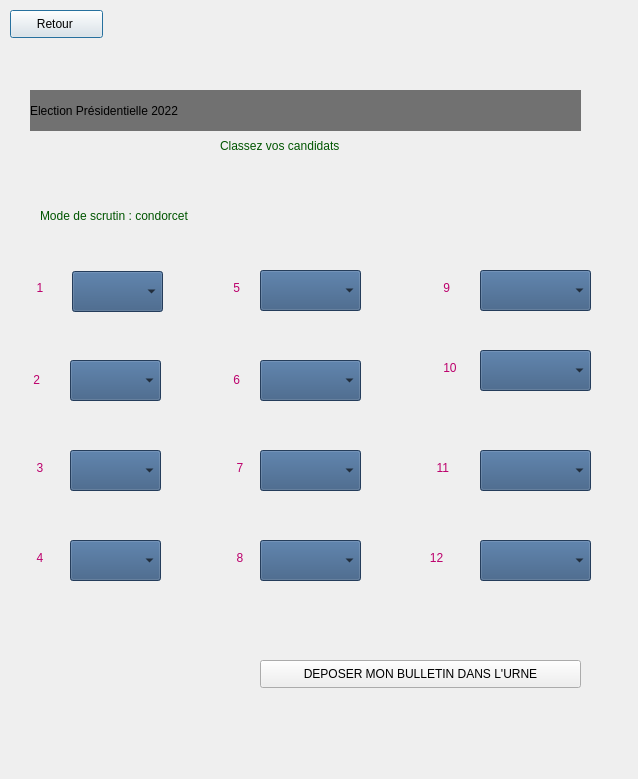
<?xml version="1.0" encoding="UTF-8"?>
<ui version="4.0">
 <class>Dialog</class>
 <widget class="QDialog" name="Dialog">
  <property name="geometry">
   <rect>
    <x>0</x>
    <y>0</y>
    <width>638</width>
    <height>779</height>
   </rect>
  </property>
  <property name="windowTitle">
   <string>Dialog</string>
  </property>
  <widget class="QWidget" name="widget" native="true">
   <property name="geometry">
    <rect>
     <x>0</x>
     <y>0</y>
     <width>640</width>
     <height>782</height>
    </rect>
   </property>
   <widget class="QLabel" name="label_5">
    <property name="geometry">
     <rect>
      <x>470</x>
      <y>430</y>
      <width>221</width>
      <height>20</height>
     </rect>
    </property>
    <property name="styleSheet">
     <string notr="true">font: 12pt &quot;MS Shell Dlg 2&quot;;
color: rgb(255, 0, 0);
color: rgb(255, 0, 0);</string>
    </property>
    <property name="text">
     <string/>
    </property>
   </widget>
   <widget class="QLabel" name="label">
    <property name="geometry">
     <rect>
      <x>30</x>
      <y>90</y>
      <width>551</width>
      <height>41</height>
     </rect>
    </property>
    <property name="styleSheet">
     <string notr="true">color: rgb(0, 0, 0);
alternate-background-color: rgb(93, 93, 93);
background-color: rgb(113, 113, 113);
font: 8pt &quot;Kristen ITC&quot;;
font: 24pt &quot;Kristen ITC&quot;;
</string>
    </property>
    <property name="text">
     <string>Election Présidentielle 2022</string>
    </property>
   </widget>
   <widget class="QLabel" name="label_3">
    <property name="geometry">
     <rect>
      <x>220</x>
      <y>130</y>
      <width>151</width>
      <height>31</height>
     </rect>
    </property>
    <property name="styleSheet">
     <string notr="true">color: rgb(0, 85, 0);
font: 8pt &quot;Kristen ITC&quot;;
font: 8pt &quot;Kristen ITC&quot;;</string>
    </property>
    <property name="text">
     <string>Classez vos candidats</string>
    </property>
   </widget>
   <widget class="QLabel" name="label_4">
    <property name="geometry">
     <rect>
      <x>40</x>
      <y>190</y>
      <width>181</width>
      <height>51</height>
     </rect>
    </property>
    <property name="styleSheet">
     <string notr="true">color: rgb(0, 85, 0);
font: 8pt &quot;Kristen ITC&quot;;
font: 8pt &quot;Kristen ITC&quot;;</string>
    </property>
    <property name="text">
     <string>Mode de scrutin : condorcet</string>
    </property>
   </widget>
   <widget class="QComboBox" name="comboBoxC1">
    <property name="geometry">
     <rect>
      <x>72</x>
      <y>271</y>
      <width>91</width>
      <height>41</height>
     </rect>
    </property>
    <property name="styleSheet">
     <string notr="true">background-color: rgb(0, 85, 255);
background-color: rgb(0, 0, 0);
background-color: rgb(52, 86, 127);</string>
    </property>
   </widget>
   <widget class="QComboBox" name="comboBoxC5">
    <property name="geometry">
     <rect>
      <x>260</x>
      <y>270</y>
      <width>101</width>
      <height>41</height>
     </rect>
    </property>
    <property name="styleSheet">
     <string notr="true">background-color: rgb(0, 85, 255);
background-color: rgb(0, 0, 0);
background-color: rgb(52, 86, 127);</string>
    </property>
   </widget>
   <widget class="QComboBox" name="comboBoxC9">
    <property name="geometry">
     <rect>
      <x>480</x>
      <y>270</y>
      <width>111</width>
      <height>41</height>
     </rect>
    </property>
    <property name="styleSheet">
     <string notr="true">background-color: rgb(0, 85, 255);
background-color: rgb(0, 0, 0);
background-color: rgb(52, 86, 127);</string>
    </property>
   </widget>
   <widget class="QComboBox" name="comboBoxC2">
    <property name="geometry">
     <rect>
      <x>70</x>
      <y>360</y>
      <width>91</width>
      <height>41</height>
     </rect>
    </property>
    <property name="styleSheet">
     <string notr="true">background-color: rgb(0, 85, 255);
background-color: rgb(0, 0, 0);
background-color: rgb(52, 86, 127);</string>
    </property>
   </widget>
   <widget class="QComboBox" name="comboBoxC6">
    <property name="geometry">
     <rect>
      <x>260</x>
      <y>360</y>
      <width>101</width>
      <height>41</height>
     </rect>
    </property>
    <property name="styleSheet">
     <string notr="true">background-color: rgb(0, 85, 255);
background-color: rgb(0, 0, 0);
background-color: rgb(52, 86, 127);</string>
    </property>
   </widget>
   <widget class="QComboBox" name="comboBoxC10">
    <property name="geometry">
     <rect>
      <x>480</x>
      <y>350</y>
      <width>111</width>
      <height>41</height>
     </rect>
    </property>
    <property name="styleSheet">
     <string notr="true">background-color: rgb(0, 85, 255);
background-color: rgb(0, 0, 0);
background-color: rgb(52, 86, 127);</string>
    </property>
   </widget>
   <widget class="QComboBox" name="comboBoxC3">
    <property name="geometry">
     <rect>
      <x>70</x>
      <y>450</y>
      <width>91</width>
      <height>41</height>
     </rect>
    </property>
    <property name="styleSheet">
     <string notr="true">background-color: rgb(0, 85, 255);
background-color: rgb(0, 0, 0);
background-color: rgb(52, 86, 127);</string>
    </property>
   </widget>
   <widget class="QComboBox" name="comboBoxC7">
    <property name="geometry">
     <rect>
      <x>260</x>
      <y>450</y>
      <width>101</width>
      <height>41</height>
     </rect>
    </property>
    <property name="styleSheet">
     <string notr="true">background-color: rgb(0, 85, 255);
background-color: rgb(0, 0, 0);
background-color: rgb(52, 86, 127);</string>
    </property>
   </widget>
   <widget class="QComboBox" name="comboBoxC11">
    <property name="geometry">
     <rect>
      <x>480</x>
      <y>450</y>
      <width>111</width>
      <height>41</height>
     </rect>
    </property>
    <property name="styleSheet">
     <string notr="true">background-color: rgb(0, 85, 255);
background-color: rgb(0, 0, 0);
background-color: rgb(52, 86, 127);</string>
    </property>
   </widget>
   <widget class="QComboBox" name="comboBoxC4">
    <property name="geometry">
     <rect>
      <x>70</x>
      <y>540</y>
      <width>91</width>
      <height>41</height>
     </rect>
    </property>
    <property name="styleSheet">
     <string notr="true">background-color: rgb(0, 85, 255);
background-color: rgb(0, 0, 0);
background-color: rgb(52, 86, 127);</string>
    </property>
   </widget>
   <widget class="QComboBox" name="comboBoxC8">
    <property name="geometry">
     <rect>
      <x>260</x>
      <y>540</y>
      <width>101</width>
      <height>41</height>
     </rect>
    </property>
    <property name="styleSheet">
     <string notr="true">background-color: rgb(0, 85, 255);
background-color: rgb(0, 0, 0);
background-color: rgb(52, 86, 127);</string>
    </property>
   </widget>
   <widget class="QComboBox" name="comboBoxC12">
    <property name="geometry">
     <rect>
      <x>480</x>
      <y>540</y>
      <width>111</width>
      <height>41</height>
     </rect>
    </property>
    <property name="styleSheet">
     <string notr="true">background-color: rgb(0, 85, 255);
background-color: rgb(0, 0, 0);
background-color: rgb(52, 86, 127);</string>
    </property>
   </widget>
   <widget class="QLabel" name="labelC1">
    <property name="geometry">
     <rect>
      <x>10</x>
      <y>280</y>
      <width>55</width>
      <height>16</height>
     </rect>
    </property>
    <property name="styleSheet">
     <string notr="true">font: 8pt &quot;Kristen ITC&quot;;
color: rgb(188, 0, 108);
font: 8pt &quot;Kristen ITC&quot;;
</string>
    </property>
    <property name="text">
     <string>        1</string>
    </property>
   </widget>
   <widget class="QLabel" name="labelC2">
    <property name="geometry">
     <rect>
      <x>10</x>
      <y>370</y>
      <width>55</width>
      <height>20</height>
     </rect>
    </property>
    <property name="styleSheet">
     <string notr="true">font: 8pt &quot;Kristen ITC&quot;;
color: rgb(188, 0, 108);
font: 8pt &quot;Kristen ITC&quot;;
</string>
    </property>
    <property name="text">
     <string>       2</string>
    </property>
   </widget>
   <widget class="QLabel" name="labelC3">
    <property name="geometry">
     <rect>
      <x>10</x>
      <y>460</y>
      <width>55</width>
      <height>16</height>
     </rect>
    </property>
    <property name="styleSheet">
     <string notr="true">font: 8pt &quot;Kristen ITC&quot;;
color: rgb(188, 0, 108);
font: 8pt &quot;Kristen ITC&quot;;
</string>
    </property>
    <property name="text">
     <string>        3</string>
    </property>
   </widget>
   <widget class="QLabel" name="labelC4">
    <property name="geometry">
     <rect>
      <x>10</x>
      <y>550</y>
      <width>55</width>
      <height>16</height>
     </rect>
    </property>
    <property name="styleSheet">
     <string notr="true">font: 8pt &quot;Kristen ITC&quot;;
color: rgb(188, 0, 108);
font: 8pt &quot;Kristen ITC&quot;;
</string>
    </property>
    <property name="text">
     <string>        4</string>
    </property>
   </widget>
   <widget class="QLabel" name="labelC5">
    <property name="geometry">
     <rect>
      <x>210</x>
      <y>280</y>
      <width>41</width>
      <height>16</height>
     </rect>
    </property>
    <property name="styleSheet">
     <string notr="true">font: 8pt &quot;Kristen ITC&quot;;
color: rgb(188, 0, 108);
font: 8pt &quot;Kristen ITC&quot;;
</string>
    </property>
    <property name="text">
     <string>       5</string>
    </property>
   </widget>
   <widget class="QLabel" name="labelC6">
    <property name="geometry">
     <rect>
      <x>210</x>
      <y>370</y>
      <width>41</width>
      <height>20</height>
     </rect>
    </property>
    <property name="styleSheet">
     <string notr="true">font: 8pt &quot;Kristen ITC&quot;;
color: rgb(188, 0, 108);
font: 8pt &quot;Kristen ITC&quot;;
</string>
    </property>
    <property name="text">
     <string>       6</string>
    </property>
   </widget>
   <widget class="QLabel" name="labelC7">
    <property name="geometry">
     <rect>
      <x>210</x>
      <y>460</y>
      <width>41</width>
      <height>16</height>
     </rect>
    </property>
    <property name="styleSheet">
     <string notr="true">font: 8pt &quot;Kristen ITC&quot;;
color: rgb(188, 0, 108);
font: 8pt &quot;Kristen ITC&quot;;
</string>
    </property>
    <property name="text">
     <string>        7</string>
    </property>
   </widget>
   <widget class="QLabel" name="labelC8">
    <property name="geometry">
     <rect>
      <x>210</x>
      <y>550</y>
      <width>41</width>
      <height>16</height>
     </rect>
    </property>
    <property name="styleSheet">
     <string notr="true">font: 8pt &quot;Kristen ITC&quot;;
color: rgb(188, 0, 108);
font: 8pt &quot;Kristen ITC&quot;;
</string>
    </property>
    <property name="text">
     <string>        8</string>
    </property>
   </widget>
   <widget class="QLabel" name="labelC9">
    <property name="geometry">
     <rect>
      <x>420</x>
      <y>280</y>
      <width>41</width>
      <height>16</height>
     </rect>
    </property>
    <property name="styleSheet">
     <string notr="true">font: 8pt &quot;Kristen ITC&quot;;
color: rgb(188, 0, 108);
font: 8pt &quot;Kristen ITC&quot;;
</string>
    </property>
    <property name="text">
     <string>       9</string>
    </property>
   </widget>
   <widget class="QLabel" name="labelC10">
    <property name="geometry">
     <rect>
      <x>420</x>
      <y>360</y>
      <width>51</width>
      <height>16</height>
     </rect>
    </property>
    <property name="styleSheet">
     <string notr="true">font: 8pt &quot;Kristen ITC&quot;;
color: rgb(188, 0, 108);
font: 8pt &quot;Kristen ITC&quot;;
</string>
    </property>
    <property name="text">
     <string>       10</string>
    </property>
   </widget>
   <widget class="QLabel" name="labelC11">
    <property name="geometry">
     <rect>
      <x>410</x>
      <y>460</y>
      <width>55</width>
      <height>16</height>
     </rect>
    </property>
    <property name="styleSheet">
     <string notr="true">font: 8pt &quot;Kristen ITC&quot;;
color: rgb(188, 0, 108);
font: 8pt &quot;Kristen ITC&quot;;
</string>
    </property>
    <property name="text">
     <string>        11</string>
    </property>
   </widget>
   <widget class="QLabel" name="labelC12">
    <property name="geometry">
     <rect>
      <x>400</x>
      <y>550</y>
      <width>55</width>
      <height>16</height>
     </rect>
    </property>
    <property name="styleSheet">
     <string notr="true">font: 8pt &quot;Kristen ITC&quot;;
color: rgb(188, 0, 108);
font: 8pt &quot;Kristen ITC&quot;;
</string>
    </property>
    <property name="text">
     <string>         12</string>
    </property>
   </widget>
   <widget class="QPushButton" name="buttonBack">
    <property name="geometry">
     <rect>
      <x>10</x>
      <y>10</y>
      <width>93</width>
      <height>28</height>
     </rect>
    </property>
    <property name="styleSheet">
     <string notr="true">font: 8pt &quot;Kristen ITC&quot;;
color: rgb(0, 0, 0);
font: 8pt &quot;Kristen ITC&quot;;

</string>
    </property>
    <property name="text">
     <string>Retour </string>
    </property>
   </widget>
   <widget class="QPushButton" name="buttonAVoter">
    <property name="geometry">
     <rect>
      <x>260</x>
      <y>660</y>
      <width>321</width>
      <height>28</height>
     </rect>
    </property>
    <property name="styleSheet">
     <string notr="true">font: 8pt &quot;Kristen ITC&quot;;
font: 75 8pt &quot;MS Shell Dlg 2&quot;;
color: rgb(0, 0, 0);
font: 8pt &quot;Kristen ITC&quot;;

</string>
    </property>
    <property name="text">
     <string>DEPOSER MON BULLETIN DANS L'URNE</string>
    </property>
   </widget>
  </widget>
 </widget>
 <resources/>
 <connections/>
</ui>
